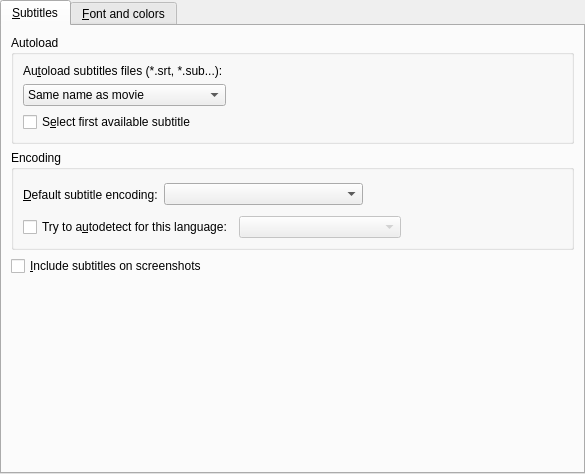
<?xml version="1.0" encoding="UTF-8"?>
<ui version="4.0">
 <class>PrefSubtitles</class>
 <widget class="QWidget" name="PrefSubtitles">
  <property name="geometry">
   <rect>
    <x>0</x>
    <y>0</y>
    <width>585</width>
    <height>474</height>
   </rect>
  </property>
  <property name="windowTitle">
   <string/>
  </property>
  <layout class="QVBoxLayout">
   <property name="margin">
    <number>0</number>
   </property>
   <item>
    <widget class="QTabWidget" name="subtitles_tab">
     <property name="currentIndex">
      <number>0</number>
     </property>
     <widget class="QWidget" name="tab1">
      <attribute name="title">
       <string>&amp;Subtitles</string>
      </attribute>
      <layout class="QVBoxLayout">
       <property name="spacing">
        <number>6</number>
       </property>
       <item>
        <widget class="QGroupBox" name="groupBox">
         <property name="title">
          <string>Autoload</string>
         </property>
         <layout class="QGridLayout">
          <property name="margin">
           <number>9</number>
          </property>
          <property name="spacing">
           <number>6</number>
          </property>
          <item row="0" column="0">
           <widget class="QLabel" name="textLabel5">
            <property name="text">
             <string>Au&amp;toload subtitles files (*.srt, *.sub...):</string>
            </property>
            <property name="wordWrap">
             <bool>false</bool>
            </property>
            <property name="buddy">
             <cstring>font_autoload_combo</cstring>
            </property>
           </widget>
          </item>
          <item row="2" column="0" colspan="2">
           <widget class="QCheckBox" name="font_autoload_check">
            <property name="text">
             <string>S&amp;elect first available subtitle</string>
            </property>
           </widget>
          </item>
          <item row="1" column="0">
           <widget class="QComboBox" name="font_autoload_combo">
            <item>
             <property name="text">
              <string>Same name as movie</string>
             </property>
            </item>
            <item>
             <property name="text">
              <string>All subs containing movie name</string>
             </property>
            </item>
            <item>
             <property name="text">
              <string>All subs in directory</string>
             </property>
            </item>
           </widget>
          </item>
          <item row="1" column="1">
           <spacer>
            <property name="orientation">
             <enum>Qt::Horizontal</enum>
            </property>
            <property name="sizeType">
             <enum>QSizePolicy::Expanding</enum>
            </property>
            <property name="sizeHint" stdset="0">
             <size>
              <width>131</width>
              <height>21</height>
             </size>
            </property>
           </spacer>
          </item>
         </layout>
        </widget>
       </item>
       <item>
        <widget class="QGroupBox" name="groupBox_3">
         <property name="title">
          <string>Encoding</string>
         </property>
         <layout class="QVBoxLayout">
          <item>
           <layout class="QHBoxLayout">
            <property name="spacing">
             <number>6</number>
            </property>
            <property name="margin">
             <number>0</number>
            </property>
            <item>
             <widget class="QLabel" name="textLabel4">
              <property name="text">
               <string>&amp;Default subtitle encoding:</string>
              </property>
              <property name="wordWrap">
               <bool>false</bool>
              </property>
              <property name="buddy">
               <cstring>font_encoding_combo</cstring>
              </property>
             </widget>
            </item>
            <item>
             <widget class="QComboBox" name="font_encoding_combo">
              <property name="sizePolicy">
               <sizepolicy hsizetype="Expanding" vsizetype="Fixed">
                <horstretch>0</horstretch>
                <verstretch>0</verstretch>
               </sizepolicy>
              </property>
              <property name="editable">
               <bool>false</bool>
              </property>
             </widget>
            </item>
            <item>
             <spacer>
              <property name="orientation">
               <enum>Qt::Horizontal</enum>
              </property>
              <property name="sizeType">
               <enum>QSizePolicy::Expanding</enum>
              </property>
              <property name="sizeHint" stdset="0">
               <size>
                <width>161</width>
                <height>31</height>
               </size>
              </property>
             </spacer>
            </item>
           </layout>
          </item>
          <item>
           <layout class="QHBoxLayout">
            <property name="bottomMargin">
             <number>0</number>
            </property>
            <item>
             <widget class="QCheckBox" name="use_enca_check">
              <property name="text">
               <string>Try to a&amp;utodetect for this language:</string>
              </property>
             </widget>
            </item>
            <item>
             <widget class="QComboBox" name="enca_lang_combo">
              <property name="enabled">
               <bool>false</bool>
              </property>
              <property name="sizePolicy">
               <sizepolicy hsizetype="Expanding" vsizetype="Fixed">
                <horstretch>0</horstretch>
                <verstretch>0</verstretch>
               </sizepolicy>
              </property>
             </widget>
            </item>
            <item>
             <spacer>
              <property name="orientation">
               <enum>Qt::Horizontal</enum>
              </property>
              <property name="sizeHint" stdset="0">
               <size>
                <width>40</width>
                <height>20</height>
               </size>
              </property>
             </spacer>
            </item>
           </layout>
          </item>
         </layout>
        </widget>
       </item>
       <item>
        <widget class="QCheckBox" name="subtitles_on_screeshots_check">
         <property name="text">
          <string>&amp;Include subtitles on screenshots</string>
         </property>
        </widget>
       </item>
       <item>
        <spacer>
         <property name="orientation">
          <enum>Qt::Vertical</enum>
         </property>
         <property name="sizeType">
          <enum>QSizePolicy::Expanding</enum>
         </property>
         <property name="sizeHint" stdset="0">
          <size>
           <width>20</width>
           <height>20</height>
          </size>
         </property>
        </spacer>
       </item>
      </layout>
     </widget>
     <widget class="QWidget" name="tab2">
      <attribute name="title">
       <string>&amp;Font and colors</string>
      </attribute>
      <layout class="QGridLayout" name="gridLayout">
       <item row="2" column="0">
        <widget class="QCheckBox" name="use_mplayer2_defaults_check">
         <property name="text">
          <string>Use mplayer2 defaults</string>
         </property>
         <property name="checked">
          <bool>false</bool>
         </property>
        </widget>
       </item>
       <item row="4" column="0">
        <widget class="QCheckBox" name="freetype_check">
         <property name="text">
          <string>Freet&amp;ype support</string>
         </property>
        </widget>
       </item>
       <item row="5" column="0">
        <widget class="QPushButton" name="normal_subs_button">
         <property name="text">
          <string>Enable &amp;normal subtitles</string>
         </property>
         <property name="checkable">
          <bool>true</bool>
         </property>
         <property name="autoExclusive">
          <bool>true</bool>
         </property>
        </widget>
       </item>
       <item row="5" column="1">
        <widget class="QPushButton" name="ass_subs_button">
         <property name="text">
          <string>Enable SSA/&amp;ASS subtitles</string>
         </property>
         <property name="checkable">
          <bool>true</bool>
         </property>
         <property name="autoExclusive">
          <bool>true</bool>
         </property>
        </widget>
       </item>
       <item row="5" column="2">
        <spacer>
         <property name="orientation">
          <enum>Qt::Horizontal</enum>
         </property>
         <property name="sizeHint" stdset="0">
          <size>
           <width>291</width>
           <height>20</height>
          </size>
         </property>
        </spacer>
       </item>
       <item row="6" column="0" colspan="3">
        <widget class="QStackedWidget" name="stackedWidget">
         <property name="enabled">
          <bool>true</bool>
         </property>
         <property name="sizePolicy">
          <sizepolicy hsizetype="Preferred" vsizetype="Expanding">
           <horstretch>0</horstretch>
           <verstretch>0</verstretch>
          </sizepolicy>
         </property>
         <property name="frameShape">
          <enum>QFrame::StyledPanel</enum>
         </property>
         <property name="frameShadow">
          <enum>QFrame::Sunken</enum>
         </property>
         <property name="currentIndex">
          <number>0</number>
         </property>
         <widget class="QWidget" name="normal_subs">
          <layout class="QVBoxLayout">
           <item>
            <widget class="QGroupBox" name="groupBox_5">
             <property name="title">
              <string>Font</string>
             </property>
             <layout class="QGridLayout">
              <property name="margin">
               <number>4</number>
              </property>
              <property name="spacing">
               <number>6</number>
              </property>
              <item row="1" column="1" colspan="2">
               <widget class="FileChooser" name="ttf_font_edit">
                <property name="enabled">
                 <bool>false</bool>
                </property>
               </widget>
              </item>
              <item row="2" column="1">
               <widget class="MyFontComboBox" name="fontCombo">
                <property name="enabled">
                 <bool>false</bool>
                </property>
                <property name="sizePolicy">
                 <sizepolicy hsizetype="Preferred" vsizetype="Fixed">
                  <horstretch>0</horstretch>
                  <verstretch>0</verstretch>
                 </sizepolicy>
                </property>
               </widget>
              </item>
              <item row="0" column="0" colspan="3">
               <widget class="QLabel" name="textLabel1">
                <property name="text">
                 <string>Select the font which will be used for subtitles (and OSD):</string>
                </property>
                <property name="wordWrap">
                 <bool>false</bool>
                </property>
               </widget>
              </item>
              <item row="2" column="0">
               <widget class="QRadioButton" name="system_font_button">
                <property name="text">
                 <string>S&amp;ystem font:</string>
                </property>
               </widget>
              </item>
              <item row="2" column="2">
               <spacer>
                <property name="orientation">
                 <enum>Qt::Horizontal</enum>
                </property>
                <property name="sizeHint" stdset="0">
                 <size>
                  <width>121</width>
                  <height>20</height>
                 </size>
                </property>
               </spacer>
              </item>
              <item row="1" column="0">
               <widget class="QRadioButton" name="ttf_font_button">
                <property name="text">
                 <string>&amp;TTF font:</string>
                </property>
               </widget>
              </item>
             </layout>
            </widget>
           </item>
           <item>
            <widget class="QGroupBox" name="groupBox_6">
             <property name="title">
              <string>Size</string>
             </property>
             <layout class="QGridLayout">
              <property name="margin">
               <number>4</number>
              </property>
              <property name="spacing">
               <number>6</number>
              </property>
              <item row="0" column="0" colspan="3">
               <layout class="QHBoxLayout">
                <property name="spacing">
                 <number>6</number>
                </property>
                <property name="margin">
                 <number>0</number>
                </property>
                <item>
                 <widget class="QLabel" name="textLabel2_2">
                  <property name="text">
                   <string>A&amp;utoscale:</string>
                  </property>
                  <property name="wordWrap">
                   <bool>false</bool>
                  </property>
                  <property name="buddy">
                   <cstring>font_autoscale_combo</cstring>
                  </property>
                 </widget>
                </item>
                <item>
                 <widget class="QComboBox" name="font_autoscale_combo">
                  <item>
                   <property name="text">
                    <string>No autoscale</string>
                   </property>
                  </item>
                  <item>
                   <property name="text">
                    <string>Proportional to movie height</string>
                   </property>
                  </item>
                  <item>
                   <property name="text">
                    <string>Proportional to movie width</string>
                   </property>
                  </item>
                  <item>
                   <property name="text">
                    <string>Proportional to movie diagonal</string>
                   </property>
                  </item>
                 </widget>
                </item>
                <item>
                 <spacer>
                  <property name="orientation">
                   <enum>Qt::Horizontal</enum>
                  </property>
                  <property name="sizeHint" stdset="0">
                   <size>
                    <width>71</width>
                    <height>20</height>
                   </size>
                  </property>
                 </spacer>
                </item>
               </layout>
              </item>
              <item row="1" column="2">
               <spacer>
                <property name="orientation">
                 <enum>Qt::Horizontal</enum>
                </property>
                <property name="sizeHint" stdset="0">
                 <size>
                  <width>40</width>
                  <height>20</height>
                 </size>
                </property>
               </spacer>
              </item>
              <item row="1" column="1">
               <widget class="QDoubleSpinBox" name="font_text_scale_spin">
                <property name="decimals">
                 <number>1</number>
                </property>
                <property name="singleStep">
                 <double>0.200000000000000</double>
                </property>
               </widget>
              </item>
              <item row="1" column="0">
               <widget class="QLabel" name="scale_label">
                <property name="text">
                 <string>Default s&amp;cale:</string>
                </property>
                <property name="alignment">
                 <set>Qt::AlignRight|Qt::AlignTrailing|Qt::AlignVCenter</set>
                </property>
                <property name="buddy">
                 <cstring>font_text_scale_spin</cstring>
                </property>
               </widget>
              </item>
             </layout>
            </widget>
           </item>
           <item>
            <widget class="QGroupBox" name="groupBox_2">
             <property name="title">
              <string>Position</string>
             </property>
             <layout class="QVBoxLayout">
              <property name="spacing">
               <number>6</number>
              </property>
              <property name="margin">
               <number>9</number>
              </property>
              <item>
               <widget class="QLabel" name="textLabel1_22">
                <property name="text">
                 <string>Default &amp;position of the subtitles on screen</string>
                </property>
                <property name="alignment">
                 <set>Qt::AlignVCenter</set>
                </property>
                <property name="wordWrap">
                 <bool>true</bool>
                </property>
                <property name="buddy">
                 <cstring>sub_pos_slider</cstring>
                </property>
               </widget>
              </item>
              <item>
               <layout class="QHBoxLayout">
                <property name="spacing">
                 <number>6</number>
                </property>
                <property name="margin">
                 <number>0</number>
                </property>
                <item>
                 <widget class="QSlider" name="sub_pos_slider">
                  <property name="sizePolicy">
                   <sizepolicy hsizetype="Expanding" vsizetype="Fixed">
                    <horstretch>0</horstretch>
                    <verstretch>0</verstretch>
                   </sizepolicy>
                  </property>
                  <property name="minimum">
                   <number>0</number>
                  </property>
                  <property name="maximum">
                   <number>100</number>
                  </property>
                  <property name="pageStep">
                   <number>1</number>
                  </property>
                  <property name="orientation">
                   <enum>Qt::Horizontal</enum>
                  </property>
                 </widget>
                </item>
                <item>
                 <widget class="QLabel" name="sub_pos_label">
                  <property name="text">
                   <string>0</string>
                  </property>
                  <property name="wordWrap">
                   <bool>false</bool>
                  </property>
                 </widget>
                </item>
               </layout>
              </item>
              <item>
               <layout class="QHBoxLayout">
                <property name="spacing">
                 <number>6</number>
                </property>
                <property name="margin">
                 <number>0</number>
                </property>
                <item>
                 <widget class="QLabel" name="textLabel2_9">
                  <property name="text">
                   <string>Top</string>
                  </property>
                  <property name="wordWrap">
                   <bool>false</bool>
                  </property>
                 </widget>
                </item>
                <item>
                 <spacer>
                  <property name="orientation">
                   <enum>Qt::Horizontal</enum>
                  </property>
                  <property name="sizeType">
                   <enum>QSizePolicy::Expanding</enum>
                  </property>
                  <property name="sizeHint" stdset="0">
                   <size>
                    <width>131</width>
                    <height>20</height>
                   </size>
                  </property>
                 </spacer>
                </item>
                <item>
                 <widget class="QLabel" name="textLabel3_5">
                  <property name="text">
                   <string>Bottom</string>
                  </property>
                  <property name="wordWrap">
                   <bool>false</bool>
                  </property>
                 </widget>
                </item>
               </layout>
              </item>
             </layout>
            </widget>
           </item>
           <item>
            <spacer>
             <property name="orientation">
              <enum>Qt::Vertical</enum>
             </property>
             <property name="sizeHint" stdset="0">
              <size>
               <width>490</width>
               <height>31</height>
              </size>
             </property>
            </spacer>
           </item>
          </layout>
         </widget>
         <widget class="QWidget" name="ass_subs">
          <layout class="QVBoxLayout">
           <item>
            <layout class="QHBoxLayout">
             <item>
              <widget class="QLabel" name="ass_scale_label">
               <property name="text">
                <string>Defa&amp;ult scale:</string>
               </property>
               <property name="buddy">
                <cstring>ass_font_scale_spin</cstring>
               </property>
              </widget>
             </item>
             <item>
              <widget class="QDoubleSpinBox" name="ass_font_scale_spin">
               <property name="sizePolicy">
                <sizepolicy hsizetype="Maximum" vsizetype="Fixed">
                 <horstretch>0</horstretch>
                 <verstretch>0</verstretch>
                </sizepolicy>
               </property>
               <property name="maximum">
                <double>100.000000000000000</double>
               </property>
               <property name="singleStep">
                <double>0.200000000000000</double>
               </property>
              </widget>
             </item>
             <item>
              <spacer>
               <property name="orientation">
                <enum>Qt::Horizontal</enum>
               </property>
               <property name="sizeHint" stdset="0">
                <size>
                 <width>121</width>
                 <height>20</height>
                </size>
               </property>
              </spacer>
             </item>
             <item>
              <widget class="QLabel" name="label_11">
               <property name="text">
                <string>&amp;Line spacing:</string>
               </property>
               <property name="buddy">
                <cstring>ass_line_spacing_spin</cstring>
               </property>
              </widget>
             </item>
             <item>
              <widget class="QSpinBox" name="ass_line_spacing_spin">
               <property name="minimum">
                <number>-20</number>
               </property>
               <property name="maximum">
                <number>20</number>
               </property>
              </widget>
             </item>
            </layout>
           </item>
           <item>
            <widget class="QWidget" name="styles_container" native="true">
             <property name="enabled">
              <bool>true</bool>
             </property>
             <layout class="QGridLayout">
              <property name="margin">
               <number>2</number>
              </property>
              <item row="0" column="0">
               <widget class="QGroupBox" name="groupBox_4">
                <property name="title">
                 <string>Font</string>
                </property>
                <layout class="QVBoxLayout">
                 <property name="margin">
                  <number>4</number>
                 </property>
                 <item>
                  <layout class="QHBoxLayout">
                   <item>
                    <widget class="MyFontComboBox" name="style_font_combo"/>
                   </item>
                  </layout>
                 </item>
                 <item>
                  <layout class="QHBoxLayout">
                   <item>
                    <widget class="QLabel" name="label">
                     <property name="text">
                      <string>Si&amp;ze:</string>
                     </property>
                     <property name="buddy">
                      <cstring>style_size_spin</cstring>
                     </property>
                    </widget>
                   </item>
                   <item>
                    <widget class="QSpinBox" name="style_size_spin">
                     <property name="sizePolicy">
                      <sizepolicy hsizetype="Preferred" vsizetype="Fixed">
                       <horstretch>0</horstretch>
                       <verstretch>0</verstretch>
                      </sizepolicy>
                     </property>
                     <property name="minimum">
                      <number>1</number>
                     </property>
                     <property name="value">
                      <number>10</number>
                     </property>
                    </widget>
                   </item>
                   <item>
                    <spacer>
                     <property name="orientation">
                      <enum>Qt::Horizontal</enum>
                     </property>
                     <property name="sizeType">
                      <enum>QSizePolicy::Preferred</enum>
                     </property>
                     <property name="sizeHint" stdset="0">
                      <size>
                       <width>60</width>
                       <height>20</height>
                      </size>
                     </property>
                    </spacer>
                   </item>
                   <item>
                    <widget class="QCheckBox" name="style_bold_check">
                     <property name="text">
                      <string>Bol&amp;d</string>
                     </property>
                    </widget>
                   </item>
                   <item>
                    <widget class="QCheckBox" name="style_italic_check">
                     <property name="text">
                      <string>&amp;Italic</string>
                     </property>
                    </widget>
                   </item>
                  </layout>
                 </item>
                </layout>
               </widget>
              </item>
              <item row="0" column="1">
               <widget class="QGroupBox" name="groupBox_7">
                <property name="title">
                 <string>Colors</string>
                </property>
                <layout class="QGridLayout">
                 <property name="margin">
                  <number>4</number>
                 </property>
                 <item row="0" column="0">
                  <widget class="QLabel" name="label_2">
                   <property name="text">
                    <string>&amp;Text:</string>
                   </property>
                   <property name="alignment">
                    <set>Qt::AlignRight|Qt::AlignTrailing|Qt::AlignVCenter</set>
                   </property>
                   <property name="buddy">
                    <cstring>style_text_color_button</cstring>
                   </property>
                  </widget>
                 </item>
                 <item row="0" column="1">
                  <widget class="SelectColorButton" name="style_text_color_button">
                   <property name="sizePolicy">
                    <sizepolicy hsizetype="Minimum" vsizetype="Ignored">
                     <horstretch>0</horstretch>
                     <verstretch>0</verstretch>
                    </sizepolicy>
                   </property>
                   <property name="text">
                    <string/>
                   </property>
                  </widget>
                 </item>
                 <item row="1" column="0">
                  <widget class="QLabel" name="label_3">
                   <property name="text">
                    <string>&amp;Border:</string>
                   </property>
                   <property name="alignment">
                    <set>Qt::AlignRight|Qt::AlignTrailing|Qt::AlignVCenter</set>
                   </property>
                   <property name="buddy">
                    <cstring>style_border_color_button</cstring>
                   </property>
                  </widget>
                 </item>
                 <item row="1" column="1">
                  <widget class="SelectColorButton" name="style_border_color_button">
                   <property name="sizePolicy">
                    <sizepolicy hsizetype="Minimum" vsizetype="Ignored">
                     <horstretch>0</horstretch>
                     <verstretch>0</verstretch>
                    </sizepolicy>
                   </property>
                   <property name="text">
                    <string/>
                   </property>
                  </widget>
                 </item>
                 <item row="2" column="0">
                  <widget class="QLabel" name="label_12">
                   <property name="text">
                    <string>Shadow:</string>
                   </property>
                   <property name="alignment">
                    <set>Qt::AlignRight|Qt::AlignTrailing|Qt::AlignVCenter</set>
                   </property>
                  </widget>
                 </item>
                 <item row="2" column="1">
                  <widget class="SelectColorButton" name="style_shadow_color_button">
                   <property name="sizePolicy">
                    <sizepolicy hsizetype="Minimum" vsizetype="Ignored">
                     <horstretch>0</horstretch>
                     <verstretch>0</verstretch>
                    </sizepolicy>
                   </property>
                   <property name="text">
                    <string/>
                   </property>
                  </widget>
                 </item>
                </layout>
               </widget>
              </item>
              <item row="1" column="0">
               <widget class="QGroupBox" name="groupBox_8">
                <property name="title">
                 <string>Margins</string>
                </property>
                <layout class="QGridLayout">
                 <property name="margin">
                  <number>4</number>
                 </property>
                 <item row="0" column="0">
                  <widget class="QLabel" name="label_7">
                   <property name="text">
                    <string>L&amp;eft:</string>
                   </property>
                   <property name="alignment">
                    <set>Qt::AlignRight|Qt::AlignTrailing|Qt::AlignVCenter</set>
                   </property>
                   <property name="buddy">
                    <cstring>style_marginl_spin</cstring>
                   </property>
                  </widget>
                 </item>
                 <item row="0" column="1">
                  <widget class="QSpinBox" name="style_marginl_spin"/>
                 </item>
                 <item row="0" column="2">
                  <widget class="QLabel" name="label_8">
                   <property name="text">
                    <string>&amp;Right:</string>
                   </property>
                   <property name="alignment">
                    <set>Qt::AlignRight|Qt::AlignTrailing|Qt::AlignVCenter</set>
                   </property>
                   <property name="buddy">
                    <cstring>style_marginr_spin</cstring>
                   </property>
                  </widget>
                 </item>
                 <item row="0" column="3">
                  <widget class="QSpinBox" name="style_marginr_spin"/>
                 </item>
                 <item row="1" column="0">
                  <widget class="QLabel" name="label_9">
                   <property name="text">
                    <string>Verti&amp;cal:</string>
                   </property>
                   <property name="alignment">
                    <set>Qt::AlignRight|Qt::AlignTrailing|Qt::AlignVCenter</set>
                   </property>
                   <property name="buddy">
                    <cstring>style_marginv_spin</cstring>
                   </property>
                  </widget>
                 </item>
                 <item row="1" column="1">
                  <widget class="QSpinBox" name="style_marginv_spin"/>
                 </item>
                 <item row="1" column="2" colspan="2">
                  <spacer>
                   <property name="orientation">
                    <enum>Qt::Horizontal</enum>
                   </property>
                   <property name="sizeHint" stdset="0">
                    <size>
                     <width>101</width>
                     <height>25</height>
                    </size>
                   </property>
                  </spacer>
                 </item>
                </layout>
               </widget>
              </item>
              <item row="1" column="1">
               <widget class="QGroupBox" name="groupBox_9">
                <property name="title">
                 <string>Alignment</string>
                </property>
                <layout class="QGridLayout">
                 <property name="margin">
                  <number>4</number>
                 </property>
                 <item row="0" column="0">
                  <widget class="QLabel" name="label_4">
                   <property name="text">
                    <string>&amp;Horizontal:</string>
                   </property>
                   <property name="alignment">
                    <set>Qt::AlignRight|Qt::AlignTrailing|Qt::AlignVCenter</set>
                   </property>
                   <property name="buddy">
                    <cstring>style_alignment_combo</cstring>
                   </property>
                  </widget>
                 </item>
                 <item row="0" column="1">
                  <widget class="QComboBox" name="style_alignment_combo"/>
                 </item>
                 <item row="1" column="0">
                  <widget class="QLabel" name="label_6">
                   <property name="text">
                    <string>&amp;Vertical:</string>
                   </property>
                   <property name="alignment">
                    <set>Qt::AlignRight|Qt::AlignTrailing|Qt::AlignVCenter</set>
                   </property>
                   <property name="buddy">
                    <cstring>style_valignment_combo</cstring>
                   </property>
                  </widget>
                 </item>
                 <item row="1" column="1">
                  <widget class="QComboBox" name="style_valignment_combo"/>
                 </item>
                </layout>
               </widget>
              </item>
              <item row="2" column="0" colspan="2">
               <layout class="QHBoxLayout">
                <item>
                 <widget class="QLabel" name="label_5">
                  <property name="text">
                   <string>Border st&amp;yle:</string>
                  </property>
                  <property name="buddy">
                   <cstring>style_border_style_combo</cstring>
                  </property>
                 </widget>
                </item>
                <item>
                 <widget class="QComboBox" name="style_border_style_combo"/>
                </item>
                <item>
                 <spacer>
                  <property name="orientation">
                   <enum>Qt::Horizontal</enum>
                  </property>
                  <property name="sizeHint" stdset="0">
                   <size>
                    <width>40</width>
                    <height>20</height>
                   </size>
                  </property>
                 </spacer>
                </item>
                <item>
                 <widget class="QLabel" name="style_outline_label">
                  <property name="text">
                   <string>&amp;Outline:</string>
                  </property>
                  <property name="buddy">
                   <cstring>style_outline_spin</cstring>
                  </property>
                 </widget>
                </item>
                <item>
                 <widget class="QDoubleSpinBox" name="style_outline_spin">
                  <property name="maximum">
                   <double>4.000000000000000</double>
                  </property>
                  <property name="singleStep">
                   <double>0.100000000000000</double>
                  </property>
                 </widget>
                </item>
                <item>
                 <widget class="QLabel" name="style_shadow_label">
                  <property name="text">
                   <string>Shado&amp;w:</string>
                  </property>
                  <property name="buddy">
                   <cstring>style_shadow_spin</cstring>
                  </property>
                 </widget>
                </item>
                <item>
                 <widget class="QDoubleSpinBox" name="style_shadow_spin">
                  <property name="maximum">
                   <double>4.000000000000000</double>
                  </property>
                  <property name="singleStep">
                   <double>0.100000000000000</double>
                  </property>
                 </widget>
                </item>
               </layout>
              </item>
             </layout>
            </widget>
           </item>
           <item>
            <widget class="Line" name="line_3">
             <property name="sizePolicy">
              <sizepolicy hsizetype="Expanding" vsizetype="Fixed">
               <horstretch>0</horstretch>
               <verstretch>0</verstretch>
              </sizepolicy>
             </property>
             <property name="orientation">
              <enum>Qt::Horizontal</enum>
             </property>
            </widget>
           </item>
           <item>
            <layout class="QHBoxLayout">
             <item>
              <widget class="QCheckBox" name="force_ass_styles">
               <property name="text">
                <string>A&amp;pply style to ass files too</string>
               </property>
              </widget>
             </item>
             <item>
              <spacer>
               <property name="orientation">
                <enum>Qt::Horizontal</enum>
               </property>
               <property name="sizeHint" stdset="0">
                <size>
                 <width>40</width>
                 <height>20</height>
                </size>
               </property>
              </spacer>
             </item>
             <item>
              <widget class="QPushButton" name="ass_customize_button">
               <property name="enabled">
                <bool>false</bool>
               </property>
               <property name="text">
                <string>Custo&amp;mize...</string>
               </property>
              </widget>
             </item>
            </layout>
           </item>
           <item>
            <spacer>
             <property name="orientation">
              <enum>Qt::Vertical</enum>
             </property>
             <property name="sizeHint" stdset="0">
              <size>
               <width>497</width>
               <height>16</height>
              </size>
             </property>
            </spacer>
           </item>
          </layout>
         </widget>
        </widget>
       </item>
       <item row="3" column="0" colspan="3">
        <widget class="Line" name="line">
         <property name="orientation">
          <enum>Qt::Horizontal</enum>
         </property>
        </widget>
       </item>
      </layout>
     </widget>
    </widget>
   </item>
  </layout>
 </widget>
 <customwidgets>
  <customwidget>
   <class>FileChooser</class>
   <extends>QLineEdit</extends>
   <header>filechooser.h</header>
  </customwidget>
  <customwidget>
   <class>MyFontComboBox</class>
   <extends>QFontComboBox</extends>
   <header>mycombobox.h</header>
  </customwidget>
  <customwidget>
   <class>SelectColorButton</class>
   <extends>QPushButton</extends>
   <header>selectcolorbutton.h</header>
  </customwidget>
 </customwidgets>
 <tabstops>
  <tabstop>subtitles_tab</tabstop>
  <tabstop>font_autoload_combo</tabstop>
  <tabstop>font_autoload_check</tabstop>
  <tabstop>font_encoding_combo</tabstop>
  <tabstop>use_enca_check</tabstop>
  <tabstop>enca_lang_combo</tabstop>
  <tabstop>subtitles_on_screeshots_check</tabstop>
  <tabstop>normal_subs_button</tabstop>
  <tabstop>ass_subs_button</tabstop>
  <tabstop>ttf_font_button</tabstop>
  <tabstop>ttf_font_edit</tabstop>
  <tabstop>system_font_button</tabstop>
  <tabstop>fontCombo</tabstop>
  <tabstop>font_autoscale_combo</tabstop>
  <tabstop>font_text_scale_spin</tabstop>
  <tabstop>sub_pos_slider</tabstop>
  <tabstop>ass_font_scale_spin</tabstop>
  <tabstop>ass_line_spacing_spin</tabstop>
  <tabstop>style_font_combo</tabstop>
  <tabstop>style_size_spin</tabstop>
  <tabstop>style_bold_check</tabstop>
  <tabstop>style_italic_check</tabstop>
  <tabstop>style_text_color_button</tabstop>
  <tabstop>style_border_color_button</tabstop>
  <tabstop>style_shadow_color_button</tabstop>
  <tabstop>style_marginl_spin</tabstop>
  <tabstop>style_marginr_spin</tabstop>
  <tabstop>style_marginv_spin</tabstop>
  <tabstop>style_alignment_combo</tabstop>
  <tabstop>style_valignment_combo</tabstop>
  <tabstop>style_border_style_combo</tabstop>
  <tabstop>style_outline_spin</tabstop>
  <tabstop>style_shadow_spin</tabstop>
  <tabstop>force_ass_styles</tabstop>
  <tabstop>ass_customize_button</tabstop>
 </tabstops>
 <resources/>
 <connections>
  <connection>
   <sender>ttf_font_button</sender>
   <signal>toggled(bool)</signal>
   <receiver>ttf_font_edit</receiver>
   <slot>setEnabled(bool)</slot>
   <hints>
    <hint type="sourcelabel">
     <x>83</x>
     <y>114</y>
    </hint>
    <hint type="destinationlabel">
     <x>273</x>
     <y>114</y>
    </hint>
   </hints>
  </connection>
  <connection>
   <sender>system_font_button</sender>
   <signal>toggled(bool)</signal>
   <receiver>fontCombo</receiver>
   <slot>setEnabled(bool)</slot>
   <hints>
    <hint type="sourcelabel">
     <x>74</x>
     <y>138</y>
    </hint>
    <hint type="destinationlabel">
     <x>264</x>
     <y>138</y>
    </hint>
   </hints>
  </connection>
  <connection>
   <sender>use_enca_check</sender>
   <signal>toggled(bool)</signal>
   <receiver>enca_lang_combo</receiver>
   <slot>setEnabled(bool)</slot>
   <hints>
    <hint type="sourcelabel">
     <x>118</x>
     <y>245</y>
    </hint>
    <hint type="destinationlabel">
     <x>258</x>
     <y>245</y>
    </hint>
   </hints>
  </connection>
  <connection>
   <sender>sub_pos_slider</sender>
   <signal>valueChanged(int)</signal>
   <receiver>sub_pos_label</receiver>
   <slot>setNum(int)</slot>
   <hints>
    <hint type="sourcelabel">
     <x>260</x>
     <y>353</y>
    </hint>
    <hint type="destinationlabel">
     <x>496</x>
     <y>353</y>
    </hint>
   </hints>
  </connection>
  <connection>
   <sender>force_ass_styles</sender>
   <signal>toggled(bool)</signal>
   <receiver>ass_customize_button</receiver>
   <slot>setEnabled(bool)</slot>
   <hints>
    <hint type="sourcelabel">
     <x>115</x>
     <y>376</y>
    </hint>
    <hint type="destinationlabel">
     <x>474</x>
     <y>377</y>
    </hint>
   </hints>
  </connection>
  <connection>
   <sender>use_mplayer2_defaults_check</sender>
   <signal>toggled(bool)</signal>
   <receiver>stackedWidget</receiver>
   <slot>setDisabled(bool)</slot>
   <hints>
    <hint type="sourcelabel">
     <x>99</x>
     <y>39</y>
    </hint>
    <hint type="destinationlabel">
     <x>292</x>
     <y>286</y>
    </hint>
   </hints>
  </connection>
  <connection>
   <sender>use_mplayer2_defaults_check</sender>
   <signal>toggled(bool)</signal>
   <receiver>freetype_check</receiver>
   <slot>setDisabled(bool)</slot>
   <hints>
    <hint type="sourcelabel">
     <x>99</x>
     <y>39</y>
    </hint>
    <hint type="destinationlabel">
     <x>99</x>
     <y>64</y>
    </hint>
   </hints>
  </connection>
  <connection>
   <sender>use_mplayer2_defaults_check</sender>
   <signal>toggled(bool)</signal>
   <receiver>normal_subs_button</receiver>
   <slot>setDisabled(bool)</slot>
   <hints>
    <hint type="sourcelabel">
     <x>99</x>
     <y>39</y>
    </hint>
    <hint type="destinationlabel">
     <x>99</x>
     <y>91</y>
    </hint>
   </hints>
  </connection>
  <connection>
   <sender>use_mplayer2_defaults_check</sender>
   <signal>toggled(bool)</signal>
   <receiver>ass_subs_button</receiver>
   <slot>setDisabled(bool)</slot>
   <hints>
    <hint type="sourcelabel">
     <x>99</x>
     <y>39</y>
    </hint>
    <hint type="destinationlabel">
     <x>293</x>
     <y>91</y>
    </hint>
   </hints>
  </connection>
 </connections>
</ui>
